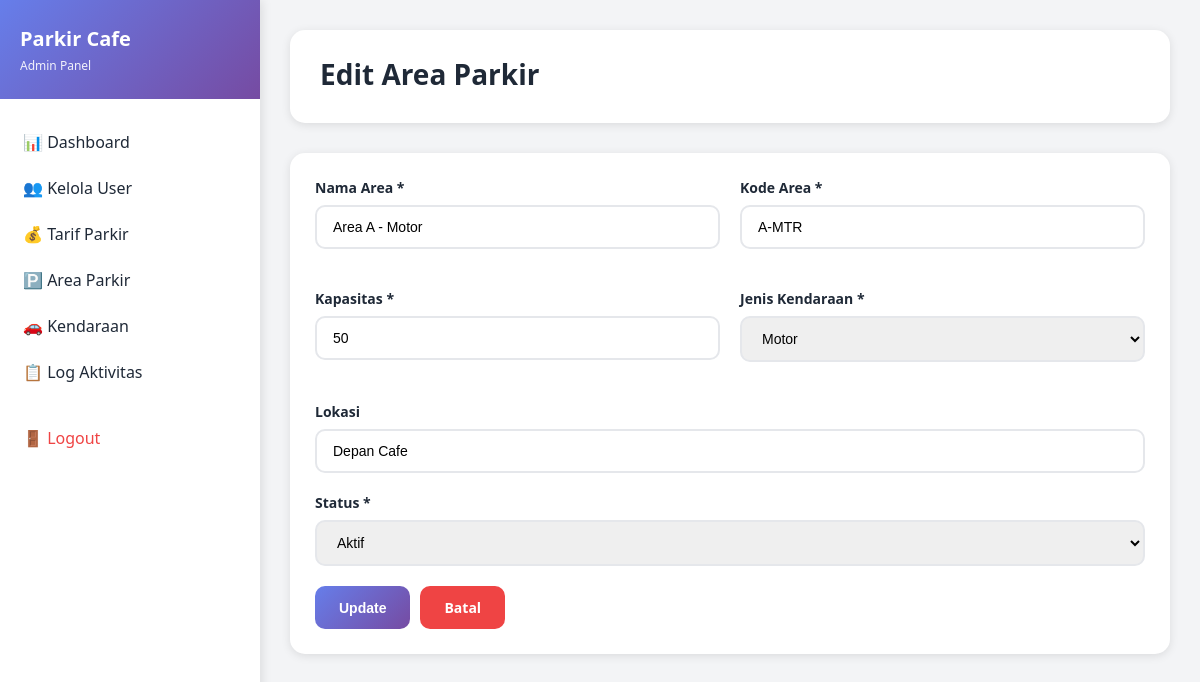
/admin/editArea/1 (signed in), run on the app's committed database.
### tables this page shows
CREATE TABLE `area_parkir` (
  `id` int(11) NOT NULL,
  `nama_area` varchar(100) NOT NULL,
  `kode_area` varchar(20) NOT NULL,
  `kapasitas` int(11) NOT NULL,
  `terisi` int(11) DEFAULT 0,
  `jenis_kendaraan` enum('motor','mobil','bus','truk','semua') DEFAULT 'semua',
  `lokasi` varchar(200) DEFAULT NULL,
  `status` enum('aktif','nonaktif','maintenance') DEFAULT 'aktif',
  `created_at` timestamp NOT NULL DEFAULT current_timestamp(),
  `updated_at` timestamp NOT NULL DEFAULT current_timestamp() ON UPDATE current_timestamp()
);

### controllers/AdminController.php (called while the page is built, shortened)
<?php
class AdminController extends Controller {
    private $areaModel;
    public function __construct() {
        $this->areaModel = $this->model('AreaModel');
    }
    public function editArea($id) {
        $data = [
            'title' => 'Edit Area Parkir',
            'area' => $this->areaModel->getById($id)
        ];
        $this->view('admin/area/edit', $data);
    }
}

### core/App.php (called while the page is built, shortened)
<?php
class App {
    protected $method = 'login';
    public function __construct() {
        $url = $this->parseURL();
        if (isset($url[0])) {
            $controllerName = ucfirst($url[0]) . 'Controller';
            $controllerPath = __DIR__ . '/../controllers/' . $controllerName . '.php';
            if (file_exists($controllerPath)) {
                unset($url[0]);
            }
        }
        $this->controller = new $this->controller;
        if (isset($url[1])) {
            if (method_exists($this->controller, $url[1])) {
                $this->method = $url[1];
                unset($url[1]);
            }
        }
        $this->params = $url ? array_values($url) : [];
        call_user_func_array([$this->controller, $this->method], $this->params);
    }
    public function parseURL() {
        if (isset($_GET['url'])) {
            $url = rtrim($_GET['url'], '/');
            $url = filter_var($url, FILTER_SANITIZE_URL);
            $url = explode('/', $url);
            return $url;
        }
        return [];
    }
}

### index.php (called while the page is built, shortened)
<?php
$app = new App();

### core/Model.php (called while the page is built, shortened)
<?php
class Model {
    protected $db;
    protected $table;
    public function __construct() {
        $this->db = Database::getInstance()->getConnection();
    }
    public function getById($id) {
        $stmt = $this->db->prepare("SELECT * FROM {$this->table} WHERE id = ?");
        $stmt->execute([$id]);
        return $stmt->fetch();
    }
}

### config/Database.php (called while the page is built, shortened)
<?php
class Database {
    private static $instance = null;
    private $connection;
    private $host = 'localhost';
    private $dbname = 'parkir_cafe';
    private $username = 'root';
    private $password = '';
    private function __construct() {
        try {
            $this->connection = new PDO(
                "mysql:host={$this->host};dbname={$this->dbname};charset=utf8mb4",
                $this->username,
                $this->password,
                [
                    PDO::ATTR_ERRMODE => PDO::ERRMODE_EXCEPTION,
                    PDO::ATTR_DEFAULT_FETCH_MODE => PDO::FETCH_ASSOC,
                    PDO::ATTR_EMULATE_PREPARES => false
                ]
            );
        } catch (PDOException $e) {
            die("Database connection failed: " . $e->getMessage());
        }
    }
    public static function getInstance() {
        if (self::$instance === null) {
            self::$instance = new self();
        }
        return self::$instance;
    }
    public function getConnection() {
        return $this->connection;
    }
}

### views/admin/area/edit.php (the view, shortened to what this page needs)
<?php require_once __DIR__ . '/../../layouts/header.php'; ?>
<div class="page-header">
    <h1>Edit Area Parkir</h1>
</div>
<div class="card">
    <div class="card-body">
        <form action="<?= BASE_URL ?>admin/updateArea/<?= $area['id'] ?>" method="POST">
            <div class="form-row">
                <div class="form-group">
                    <label for="nama_area">Nama Area *</label>
                    <input type="text" id="nama_area" name="nama_area" value="<?= $area['nama_area'] ?>" required>
                </div>
                <div class="form-group">
                    <label for="kode_area">Kode Area *</label>
                    <input type="text" id="kode_area" name="kode_area" value="<?= $area['kode_area'] ?>" required>
                </div>
            </div>
            <div class="form-row">
                <div class="form-group">
                    <label for="kapasitas">Kapasitas *</label>
                    <input type="number" id="kapasitas" name="kapasitas" value="<?= $area['kapasitas'] ?>" required min="1">
                </div>
                <div class="form-group">
                    <label for="jenis_kendaraan">Jenis Kendaraan *</label>
                    <select id="jenis_kendaraan" name="jenis_kendaraan" required>
                        <option value="motor" <?= $area['jenis_kendaraan'] == 'motor' ? 'selected' : '' ?>>Motor</option>
                    </select>
                </div>
            </div>
            <div class="form-group">
                <label for="lokasi">Lokasi</label>
                <input type="text" id="lokasi" name="lokasi" value="<?= $area['lokasi'] ?>">
            </div>
            <div class="form-group">
                <label for="status">Status *</label>
                <select id="status" name="status" required>
                    <option value="aktif" <?= $area['status'] == 'aktif' ? 'selected' : '' ?>>Aktif</option>
                </select>
            </div>
            <div class="d-flex gap-2 mt-3">
                <button type="submit" class="btn btn-primary">Update</button>
                <a href="<?= BASE_URL ?>admin/area" class="btn btn-danger">Batal</a>
            </div>
        </form>
    </div>
</div>
<?php require_once __DIR__ . '/../../layouts/footer.php'; ?>

### public/css/style.css (style rules this page uses)
* { margin: 0; padding: 0; box-sizing: border-box; }
:root { --primary: #667eea; --primary-dark: #5568d3; --secondary: #764ba2; --success: #10b981; --danger: #ef4444; --warning: #f59e0b; --info: #3b82f6; --dark: #1f2937; --light: #f3f4f6; --white: #ffffff; --border: #e5e7eb; --shadow: rgba(0, 0, 0, 0.1); --shadow-lg: rgba(0, 0, 0, 0.15); }
body { font-family: 'Segoe UI', Tahoma, Geneva, Verdana, sans-serif; background: linear-gradient(135deg, #667eea 0%, #764ba2 100%); min-height: 100vh; color: var(--dark); }
.form-group { margin-bottom: 20px; }
.form-group label { display: block; margin-bottom: 8px; font-weight: 600; color: var(--dark); font-size: 14px; }
.form-group input, .form-group select, .form-group textarea { width: 100%; padding: 12px 16px; border: 2px solid var(--border); border-radius: 10px; font-size: 14px; transition: all 0.3s ease; }
.btn { display: inline-block; padding: 12px 24px; border: none; border-radius: 10px; font-size: 14px; font-weight: 600; cursor: pointer; transition: all 0.3s ease; text-decoration: none; text-align: center; }
.btn-primary { background: linear-gradient(135deg, var(--primary) 0%, var(--secondary) 100%); color: var(--white); }
.btn-danger { background: var(--danger); color: var(--white); }
.page-header { background: var(--white); padding: 25px 30px; border-radius: 15px; margin-bottom: 30px; box-shadow: 0 2px 10px var(--shadow); }
.page-header h1 { font-size: 28px; color: var(--dark); margin-bottom: 5px; }
.card { background: var(--white); border-radius: 15px; box-shadow: 0 2px 10px var(--shadow); margin-bottom: 30px; }
.card-body { padding: 25px; }
.form-row { display: grid; grid-template-columns: repeat(auto-fit, minmax(250px, 1fr)); gap: 20px; margin-bottom: 20px; }
.mt-3 { margin-top: 20px; }
.d-flex { display: flex; }
.gap-2 { gap: 10px; }

### data on the page
area_parkir: nama_area "Area A - Motor", kode_area "A-MTR", kapasitas "50", jenis_kendaraan "Motor", lokasi "Depan Cafe", status "Aktif"

### other printed values
$_SESSION['role'] "Admin"
